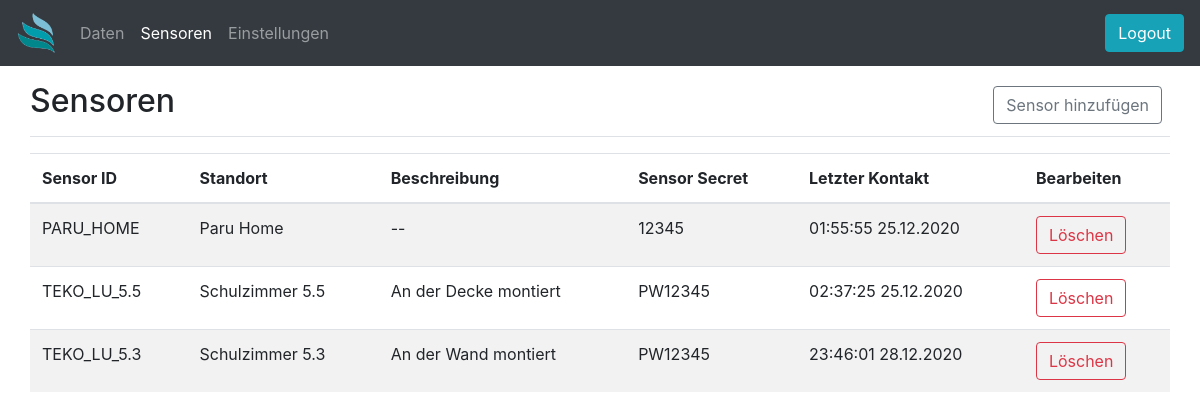
Page /sensors (signed in) on the committed database.
### app.py (models this page shows)
class dbSensors(db.Model):
    id = db.Column(db.Integer, primary_key=True)
    sensorid = db.Column(db.String(10), nullable=False)
    sensorsecret = db.Column(db.String(10), nullable=False)
    lastseen = db.Column(db.String(20))
    location = db.Column(db.String(50))
    description = db.Column(db.Text)

### app.py (the view)
@app.route('/sensors', methods=['GET'])
@login_required
def sensors():
    return render_template('sensors.html', sensors=dbSensors.query.all())

### app.py (called while the page is built)
@login_manager.user_loader
def load_user(user_id):
    return dbUsers.query.get(int(user_id))

### templates/sensors.html (shortened to what this page needs)
{% extends 'base.html' %}
{% block body %}
<div class="container-fluid">
    <main role="main" class="col-md">
        <div
            class="d-flex justify-content-between flex-wrap flex-md-nowrap align-items-center pt-3 pb-2 mb-3 border-bottom">
            <h1 class="h2">Sensoren</h1>
            <div class="btn-toolbar mb-2 mb-md-0">
                <div class="btn-group mr-2">
                    <button type="button" class="btn btn btn-outline-secondary" data-toggle="modal"
                        data-target="#addSensor">
                        Sensor hinzufügen
                    </button>
                </div>
            </div>
        </div>
        <div class="table-responsive">
            <table class="table table-striped table">
                <thead>
                    <tr>
                        <th>Sensor ID</th>
                        <th>Standort</th>
                        <th>Beschreibung</th>
                        <th>Sensor Secret</th>
                        <th>Letzter Kontakt</th>
                        <th>Bearbeiten</th>
                    </tr>
                </thead>
                <tbody>
                    {% for x in sensors %}
                    <tr>
                        <td>{{ x.sensorid }}</td>
                        <td>{{ x.location }}</td>
                        <td>{{ x.description}}</td>
                        <td>{{ x.sensorsecret }}</td>
                        <td>{{ x.lastseen }}</td>
                        <td>
                            <button type="button" class="btn btn-outline-danger" data-toggle="modal"
                                data-target="#deleteSensor" data-sensorid="{{ x.sensorid }}">
                                Löschen
                            </button>
                        </td>
                    </tr>
                    {% endfor %}
                </tbody>
            </table>
        </div>
    </main>
</div>
{% endblock %}

### rows in the picture
dbSensors: sensorid "PARU_HOME", location "Paru Home", description "--", sensorsecret "12345", lastseen "01:55:55 25.12.2020"
dbSensors: sensorid "TEKO_LU_5.5", location "Schulzimmer 5.5", description "An der Decke montiert", sensorsecret "PW12345", lastseen "02:37:25 25.12.2020"
dbSensors: sensorid "TEKO_LU_5.3", location "Schulzimmer 5.3", description "An der Wand montiert", sensorsecret "PW12345", lastseen "23:46:01 28.12.2020"
